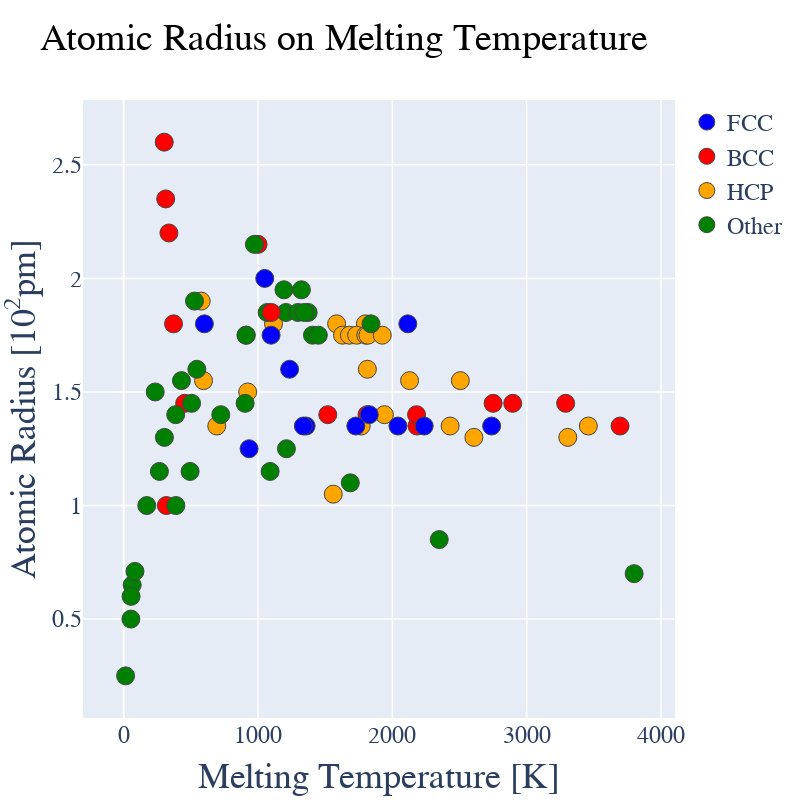

The notebook cell this image was saved under:
### Code cell
layout0= go.Layout(title = "Atomic Radius on Melting Temperature", hovermode= 'closest', width = 800, height=800, showlegend=True,  # Hovermode establishes the way the labels that appear when you hover are arranged # Establishing a square plot width=height
    xaxis= dict(title=go.layout.xaxis.Title(text='Melting Temperature [K]', font=dict(size=36)), zeroline= True, gridwidth= 1.5, tickfont=dict(size=24)), # Axis Titles. Removing the X-axis Mark. Adding a Grid
    yaxis= dict(title=go.layout.yaxis.Title(text='Atomic Radius [10<sup>2</sup>pm]', font=dict(size=36)), zeroline= True, gridwidth= 1.5, tickfont=dict(size=24)), # Axis Titles. Removing the Y-axis Mark. Adding a Grid
    legend=dict(font=dict(size=24))) # Adding a legend

# Trace

trace0 = go.Scatter(x = melting_temperature,y = atomic_radius, mode = 'markers',
    marker= dict(size= 18, line= dict(width=1), color=colors), # We add a size, a border and our custom colors to the markers
    text= sample, # This attribute (Text) labels each point to this list, which contains our elements in the same indexes as our properties
showlegend = False)


# Empty Traces for Legend
legend_plot_FCC = go.Scatter(x=[None], y=[None], mode='markers', marker=dict(size=18,  line= dict(width=1),color='blue'), name = 'FCC')
legend_plot_BCC = go.Scatter(x=[None], y=[None], mode='markers', marker=dict(size=18,  line= dict(width=1),color='red'), name = 'BCC')
legend_plot_HCP = go.Scatter(x=[None], y=[None], mode='markers', marker=dict(size=18,  line= dict(width=1),color='orange'), name = 'HCP')
legend_plot_Other = go.Scatter(x=[None], y=[None], mode='markers', marker=dict(size=18, line= dict(width=1),color='green'), name = 'Other')


data = [trace0, legend_plot_FCC, legend_plot_BCC, legend_plot_HCP, legend_plot_Other]

fig= go.Figure(data, layout=layout0)
fig.update_layout(
    font_family="Arial",
    title_font_color="Black",
    title_font_size= 38
)
iplot(fig)

### Figure 1 — Plotly figure (JSON) as saved in the notebook; plotly's stock layout.template omitted (floating-point values rounded to 4 significant figures)
{"data": [{"marker": {"color": ["green", "green", "red", "orange", "green", "green", "green", "green", "green", "green", "red", "orange", "blue", "green", "red", "green", "green", "green", "red", "orange", "orange", "orange", "red", "red", "red", "red", "orange", "blue", "blue", "orange", "green", "green", "green", "green", "green", "green", "red", "blue", "orange", "orange", "red", "red", "orange", "orange", "blue", "blue", "blue", "orange", "green", "green", "green", "green", "green", "green", "red", "red", "orange", "red", "red", "orange", "orange", "blue", "blue", "blue", "green", "orange", "blue", "green", "green", "green", "green", "green", "green", "green", "green", "green", "green", "green", "green", "green", "red", "orange", "orange", "orange", "orange", "orange", "orange", "blue", "orange", "green", "blue", "green", "green", "green", "green", "green", "green", "green", "green", "green", "green", "green", "green"], "line": {"width": 1}, "size": 18}, "mode": "markers", "showlegend": false, "text": ["H", "He", "Li", "Be", "B", "C", "N", "O", "F", "Ne", "Na", "Mg", "Al", "Si", "P", "S", "Cl", "Ar", "K", "Ca", "Sc", "Ti", "V", "Cr", "Mn", "Fe", "Co", "Ni", "Cu", "Zn", "Ga", "Ge", "As", "Se", "Br", "Kr", "Rb", "Sr", "Y", "Zr", "Nb", "Mo", "Tc", "Ru", "Rh", "Pd", "Ag", "Cd", "In", "Sn", "Sb", "Te", "I", "Xe", "Cs", "Ba", "Hf", "Ta", "W", "Re", "Os", "Ir", "Pt", "Au", "Hg", "Tl", "Pb", "Bi", "Po", "At", "Rn", "Fr", "Ra", "Lr", "La", "Ce", "Pr", "Nd", "Pm", "Sm", "Eu", "Gd", "Tb", "Dy", "Ho", "Er", "Tm", "Yb", "Lu", "Ac", "Th", "Pa", "U", "Np", "Pu", "Am", "Cm", "Bk", "Cf", "Es", "Fm", "Md", "No"], "type": "scatter", "x": [14.01, 0.95, 453.7, 1560, 2349, 3800, 63.05, 54.8, 53.53, 24.56, 370.9, 923, 933.5, 1687, 317.3, 388.4, 171.6, 83.8, 336.5, 1115, 1814, 1941, 2183, 2180, 1519, 1811, 1768, 1728, 1358.0, 692.7, 302.9, 1211.0, 1090, 494, 265.8, 115.8, 312.5, 1050, 1799, 2128, 2750, 2896, 2430, 2607, 2237, 1828.0, 1235.0, 594.2, 429.8, 505.1, 903.8, 722.7, 386.9, 161.4, 301.6, 1000, 2506, 3290, 3695, 3459, 3306, 2739, 2041.0, 1337.0, 234.3, 577, 600.6, 544.4, 527, 575, 202, "maybe about 300 K", 973, 1900, 1193, 1068, 1208, 1297, 1373, 1345, 1099, 1585, 1629, 1680, 1734, 1802, 1818, 1097, 1925, 1323, 2115, 1841, 1405.0, 910, 912.5, 1449, 1613, 1259, 1173, 1133, 1800, 1100, 1100], "y": [0.25, null, 1.45, 1.05, 0.85, 0.7, 0.65, 0.6, 0.5, null, 1.8, 1.5, 1.25, 1.1, 1, 1, 1, 0.71, 2.2, 1.8, 1.6, 1.4, 1.35, 1.4, 1.4, 1.4, 1.35, 1.35, 1.35, 1.35, 1.3, 1.25, 1.15, 1.15, 1.15, null, 2.35, 2, 1.8, 1.55, 1.45, 1.45, 1.35, 1.3, 1.35, 1.4, 1.6, 1.55, 1.55, 1.45, 1.45, 1.4, 1.4, null, 2.6, 2.15, 1.55, 1.45, 1.35, 1.35, 1.3, 1.35, 1.35, 1.35, 1.5, 1.9, 1.8, 1.6, 1.9, null, null, null, 2.15, null, 1.95, 1.85, 1.85, 1.85, 1.85, 1.85, 1.85, 1.8, 1.75, 1.75, 1.75, 1.75, 1.75, 1.75, 1.75, 1.95, 1.8, 1.8, 1.75, 1.75, 1.75, 1.75, null, null, null, null, null, null, null]}, {"marker": {"color": "blue", "line": {"width": 1}, "size": 18}, "mode": "markers", "name": "FCC", "type": "scatter", "x": [null], "y": [null]}, {"marker": {"color": "red", "line": {"width": 1}, "size": 18}, "mode": "markers", "name": "BCC", "type": "scatter", "x": [null], "y": [null]}, {"marker": {"color": "orange", "line": {"width": 1}, "size": 18}, "mode": "markers", "name": "HCP", "type": "scatter", "x": [null], "y": [null]}, {"marker": {"color": "green", "line": {"width": 1}, "size": 18}, "mode": "markers", "name": "Other", "type": "scatter", "x": [null], "y": [null]}], "layout": {"font": {"family": "Arial"}, "height": 800, "hovermode": "closest", "legend": {"font": {"size": 24}}, "showlegend": true, "title": {"font": {"color": "Black", "size": 38}, "text": "Atomic Radius on Melting Temperature"}, "width": 800, "xaxis": {"gridwidth": 1.5, "tickfont": {"size": 24}, "title": {"font": {"size": 36}, "text": "Melting Temperature [K]"}, "zeroline": true}, "yaxis": {"gridwidth": 1.5, "tickfont": {"size": 24}, "title": {"font": {"size": 36}, "text": "Atomic Radius [10<sup>2</sup>pm]"}, "zeroline": true}}}
